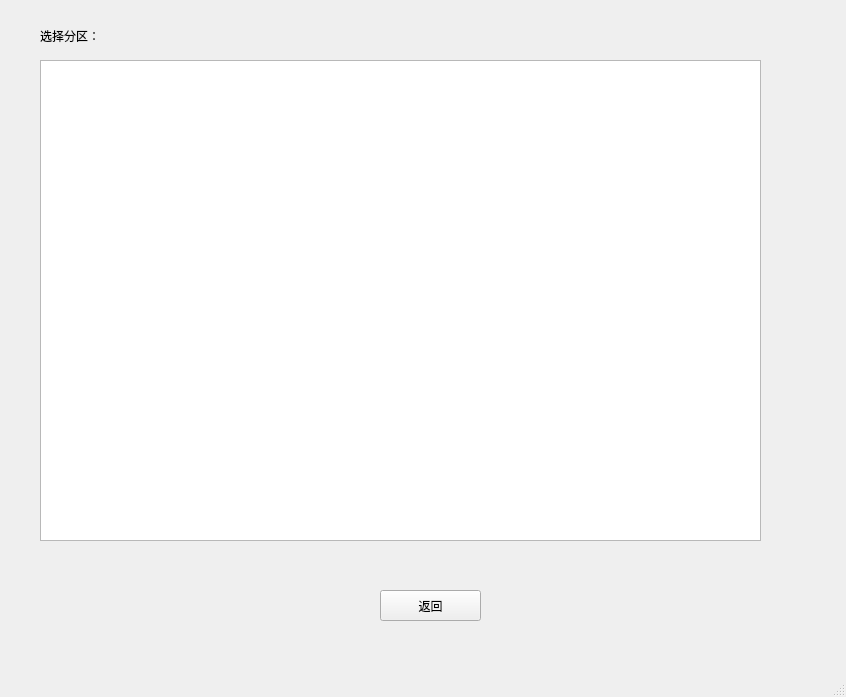
<?xml version="1.0" encoding="UTF-8"?>
<ui version="4.0">
 <class>Partition</class>
 <widget class="QMainWindow" name="Partition">
  <property name="geometry">
   <rect>
    <x>0</x>
    <y>0</y>
    <width>846</width>
    <height>697</height>
   </rect>
  </property>
  <property name="windowTitle">
   <string>Partition</string>
  </property>
  <widget class="QWidget" name="centralwidget">
   <widget class="QListWidget" name="listWidget">
    <property name="geometry">
     <rect>
      <x>40</x>
      <y>60</y>
      <width>721</width>
      <height>481</height>
     </rect>
    </property>
   </widget>
   <widget class="QLabel" name="label">
    <property name="geometry">
     <rect>
      <x>40</x>
      <y>20</y>
      <width>171</width>
      <height>31</height>
     </rect>
    </property>
    <property name="text">
     <string>选择分区：</string>
    </property>
   </widget>
   <widget class="QPushButton" name="pushButton_return">
    <property name="geometry">
     <rect>
      <x>380</x>
      <y>590</y>
      <width>101</width>
      <height>31</height>
     </rect>
    </property>
    <property name="text">
     <string>返回</string>
    </property>
   </widget>
  </widget>
  <widget class="QMenuBar" name="menubar">
   <property name="geometry">
    <rect>
     <x>0</x>
     <y>0</y>
     <width>846</width>
     <height>23</height>
    </rect>
   </property>
  </widget>
  <widget class="QStatusBar" name="statusbar"/>
 </widget>
 <resources/>
 <connections/>
</ui>
